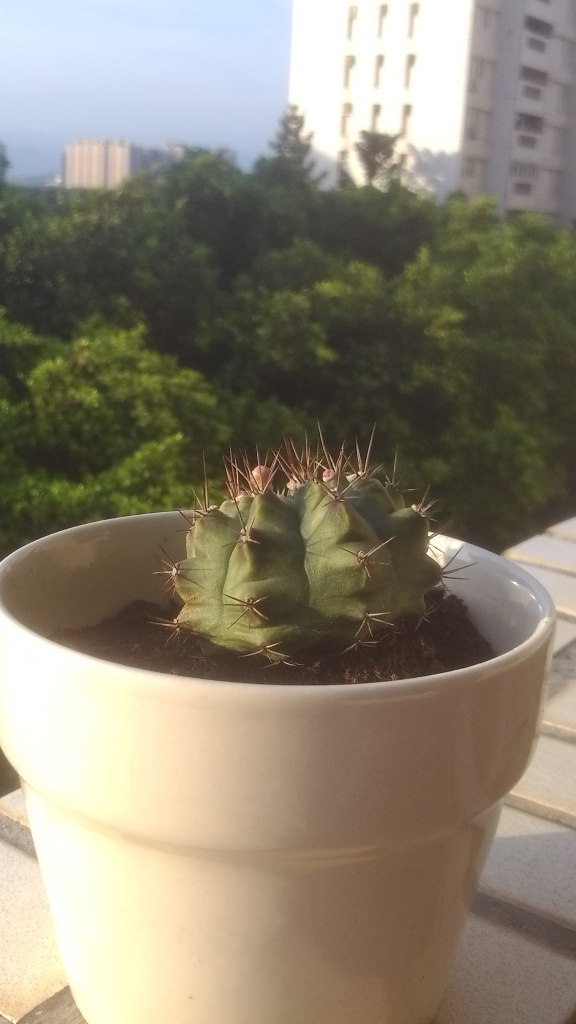
#> input picture BigData/Alogrithms/imgs/cultus.jpg, 1728 x 3072 px (shown at 1/3 size)
$ jupyter execute --allow-errors kmeans.ipynb   (shell and % lines are left out)   (older library calls are emulated)
#> lines starting #> are read from the running program, lines starting #| are printed output that depends on the picture
[cell 1]
from sklearn.manifold import TSNE
import pandas as pd
from sklearn.cluster import KMeans
import matplotlib.pyplot as plt
import numpy as np
import matplotlib.font_manager
from sklearn.datasets import load_sample_image
import mahotas as mh
import cv2
from sklearn.datasets import load_sample_image
import skimage.io as io

import warnings; warnings.simplefilter('ignore')  # Fix NumPy issues.

from sklearn.cluster import MiniBatchKMeans

[cell 2]
#使用K-Means算法聚类消费行为特征数据

import pandas as pd

#参数初始化
inputfile = '../data/consumption_data.xls' #销量及其他属性数据
outputfile = '../tmp/data_type.xls' #保存结果的文件名
k = 3 #聚类的类别
iteration = 500 #聚类最大循环次数
#> (the rest of this cell did not finish here and is left out)

[cell 3]
from sklearn.manifold import TSNE

tsne = TSNE()
#> (the rest of this cell did not finish here and is left out)

[cell 4]
import matplotlib.pyplot as plt
plt.rcParams['font.sans-serif'] = ['SimHei'] #用来正常显示中文标签
plt.rcParams['axes.unicode_minus'] = False #用来正常显示负号

#不同类别用不同颜色和样式绘图

#> (the rest of this cell did not finish here and is left out)

[cell 5]
#使用K-Means算法聚类消费行为特征数据

import numpy as np
import pandas as pd

#参数初始化
inputfile = '../data/consumption_data.xls' #销量及其他属性数据
k = 3 #聚类的类别
threshold = 2 #离散点阈值
iteration = 500 #聚类最大循环次数
#> (the rest of this cell did not finish here and is left out)

[cell 6]
import matplotlib.font_manager
matplotlib.font_manager.findSystemFonts(fontpaths=None, fontext='otf')

k-means for color compression
---
One interesting application of clustering is in color compression within images. For example, imagine you have an image with millions of colors. In most images, a large number of the colors will be unused, and many of the pixels in the image will have similar or even identical colors.

For example, consider the image shown in the following figure, which is from the Scikit-Learn datasets module (for this to work, you'll have to have the pillow Python package installed).

[cell 7]
#from sklearn.datasets import load_sample_image
cultus = mh.imread("imgs/cultus.jpg")
#> cultus is the input picture: shape (3072, 1728, 3); mean R, G, B 138.5, 130.6, 113.9
ax = plt.axes(xticks=[], yticks=[])
ax.imshow(cultus);
cultus.shape
#> Out = (3072, 1728, 3)

[cell 8]
import skimage.io as io
cultus = io.imread("imgs/cultus.jpg")
ax = plt.axes(xticks=[], yticks=[])
ax.imshow(cultus);
cultus.shape
#> Out = (3072, 1728, 3)

[cell 9]
cultus = cv2.imread("imgs/cultus.jpg")
ax = plt.axes(xticks=[], yticks=[])
ax.imshow(cultus);

the output from cv2 is different from them from skimage and mahotas, the latter format in color is in (r,g,b) but former is in (r,g,b), reversely.

```
Image
[ (r,g,b), (r,g,b), ... , (r,g,b)
            ...
  (r,g,b), (r,g,b), ... , (r,g,b) ]
```
each of (r,g,g) is one 8bit integer between 0 and 255.

[cell 10]
cultus = cv2.imread("imgs/cultus.jpg")
ax = plt.axes(xticks=[], yticks=[])
ax.imshow(cv2.cvtColor(cultus, cv2.COLOR_BGR2RGB));

[cell 11]
# BGR changed to RGB
b,g,r = cv2.split(cultus)       # get b,g,r
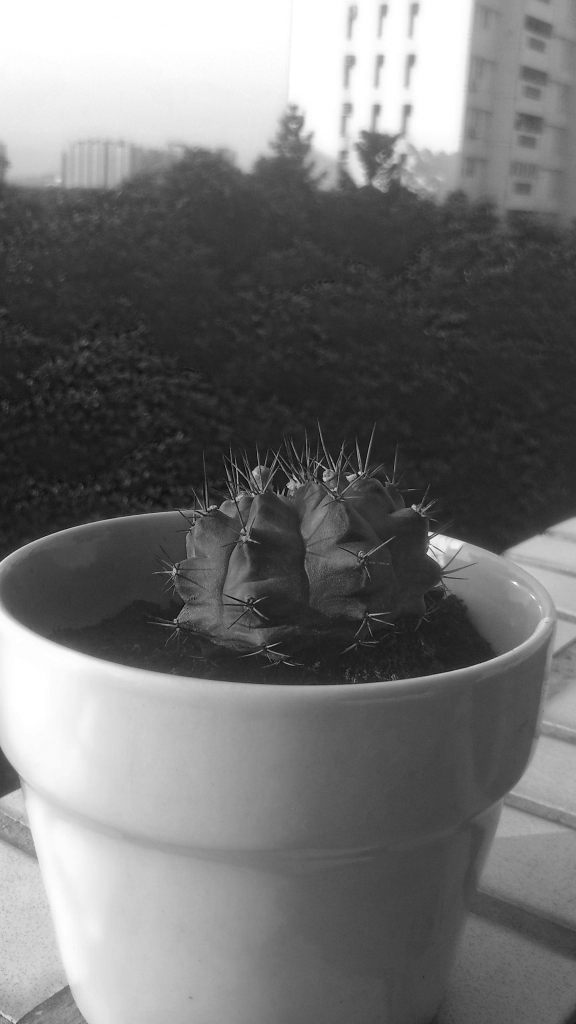
#> b: shape (3072, 1728) (shown at 1/3 size); min 0, max 255, mean 113.9
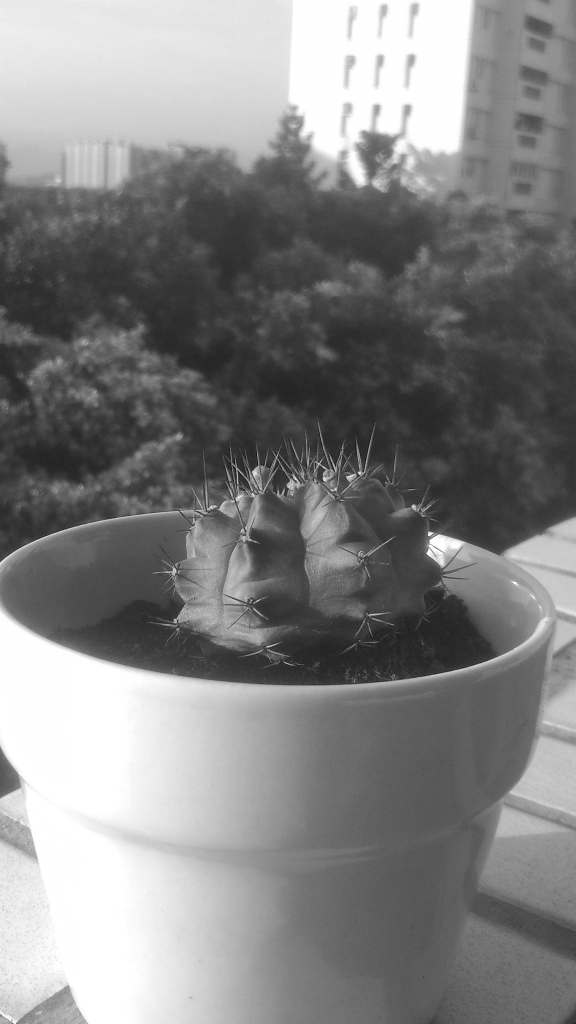
#> g: shape (3072, 1728) (shown at 1/3 size); min 0, max 255, mean 130.6
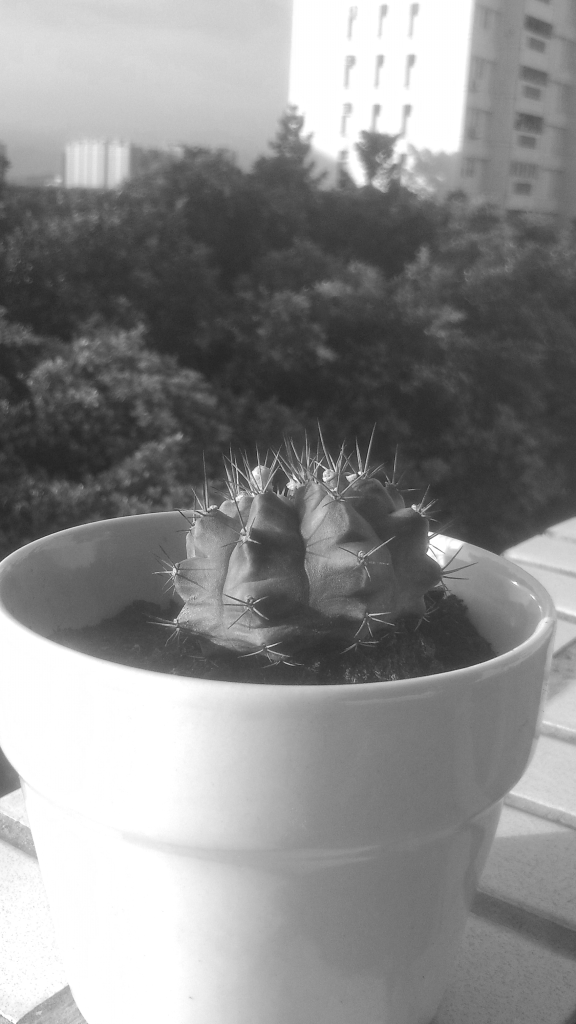
#> r: shape (3072, 1728) (shown at 1/3 size); min 10, max 255, mean 138.5
image_rgb = cv2.merge([r,g,b])     # switch it to rgb

plt.imshow(image_rgb)
plt.xticks([]), plt.yticks([]);

[cell 12]
b

[cell 13]
image_rgb.shape
#> Out = (3072, 1728, 3)

[cell 14]
data = image_rgb / 255.0 # use 0...1 scale
data = data.reshape(3072 * 1728, 3)
data.shape
#> Out = (5308416, 3)

[cell 15]
def plot_pixels(data, title, colors=None, N=10000):
#> called with data = array of shape (5308416, 3), N = 10000
    if colors is None:
        colors = data

    # choose a random subset
    rng = np.random.RandomState(0)
    i = rng.permutation(data.shape[0])[:N]
    colors = colors[i]
    R, G, B = data[i].T
#> R = 10000 values, max 1 at index 2, min 0.145 at index 6201, mean 0.543; G = 10000 values, max 1 at index 26, min 0.0824 at index 5598, mean 0.513; B = 10000 values, max 1 at index 2, min 0 at index 5120, mean 0.448

    fig, ax = plt.subplots(1, 2, figsize=(16, 6))
    ax[0].scatter(R, G, color=colors, marker='.')
    ax[0].set(xlabel='Red', ylabel='Green', xlim=(0, 1), ylim=(0, 1))

    ax[1].scatter(R, B, color=colors, marker='.')
    ax[1].set(xlabel='Red', ylabel='Blue', xlim=(0, 1), ylim=(0, 1))

    fig.suptitle(title, size=20);

[cell 16]
plot_pixels(data, title='Input color space: 16 million possible colors')
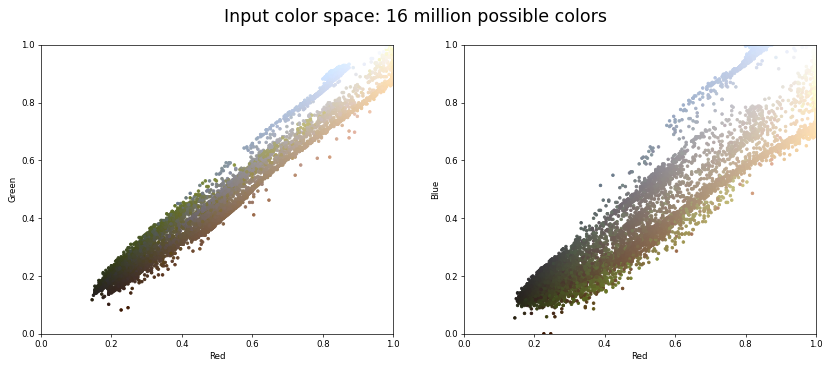
#> figure drawn by matplotlib, 2 panels

Now let's reduce these 16 million colors to just 16 colors, using a k-means clustering across the pixel space. Because we are dealing with a very large dataset, we will use the mini batch k-means, which operates on subsets of the data to compute the result much more quickly than the standard k-means algorithm:

[cell 17]
import warnings; warnings.simplefilter('ignore')  # Fix NumPy issues.

from sklearn.cluster import MiniBatchKMeans
kmeans = MiniBatchKMeans(256)
kmeans.fit(data)
new_colors = kmeans.cluster_centers_[kmeans.predict(data)]

plot_pixels(data, colors=new_colors,
            title="Reduced color space: 256 colors")

The result is a re-coloring of the original pixels, where each pixel is assigned the color of its closest cluster center. Plotting these new colors in the image space rather than the pixel space shows us the effect of this:

[cell 18]
cultus_recolored = new_colors.reshape(image_rgb.shape)

fig, ax = plt.subplots(1, 2, figsize=(8, 6),
                       subplot_kw=dict(xticks=[], yticks=[]))
fig.subplots_adjust(wspace=0.05)
ax[0].imshow(image_rgb)
ax[0].set_title('Original Image', size=16)
ax[1].imshow(cultus_recolored)
ax[1].set_title('256-color Image', size=16);
